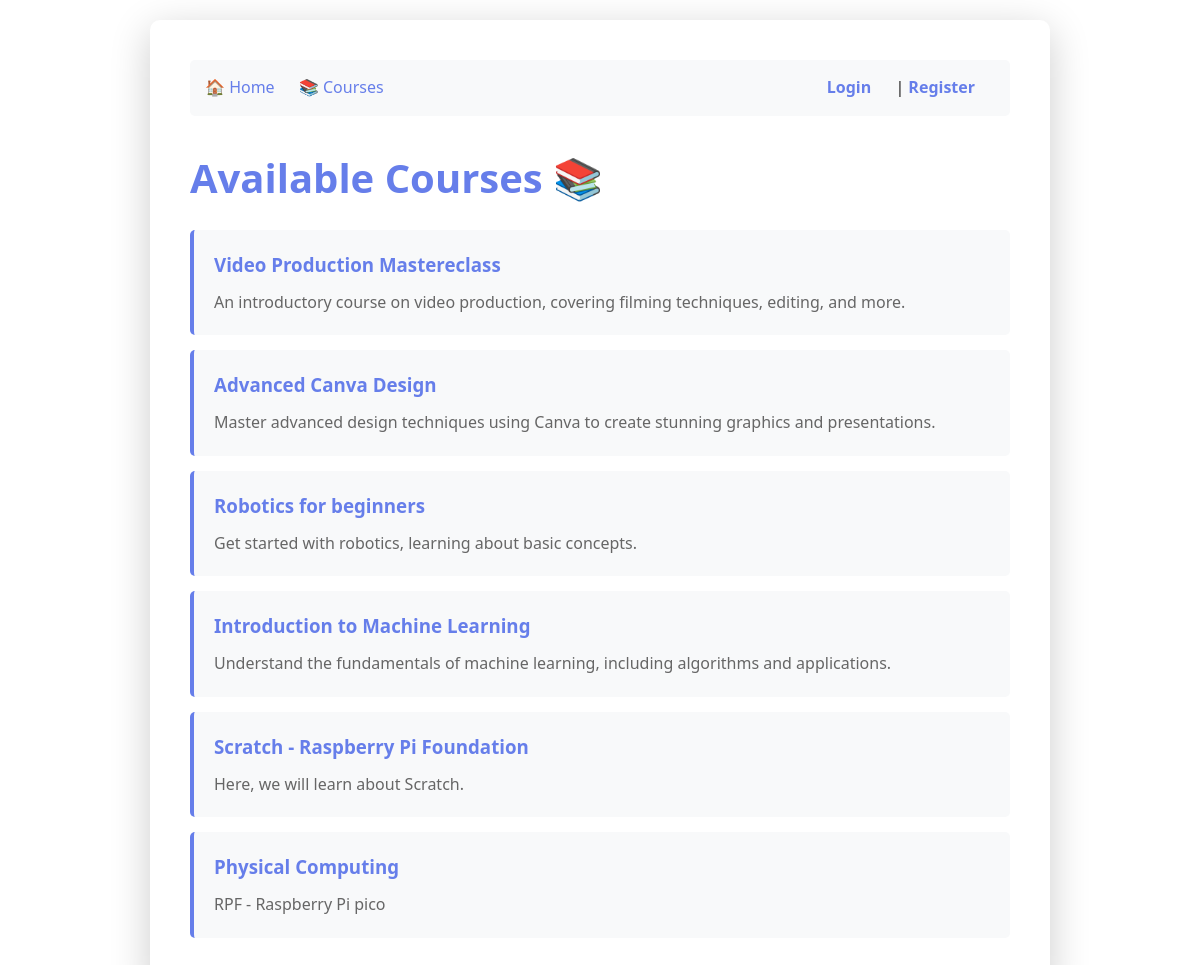
The app's page /courses, older data.
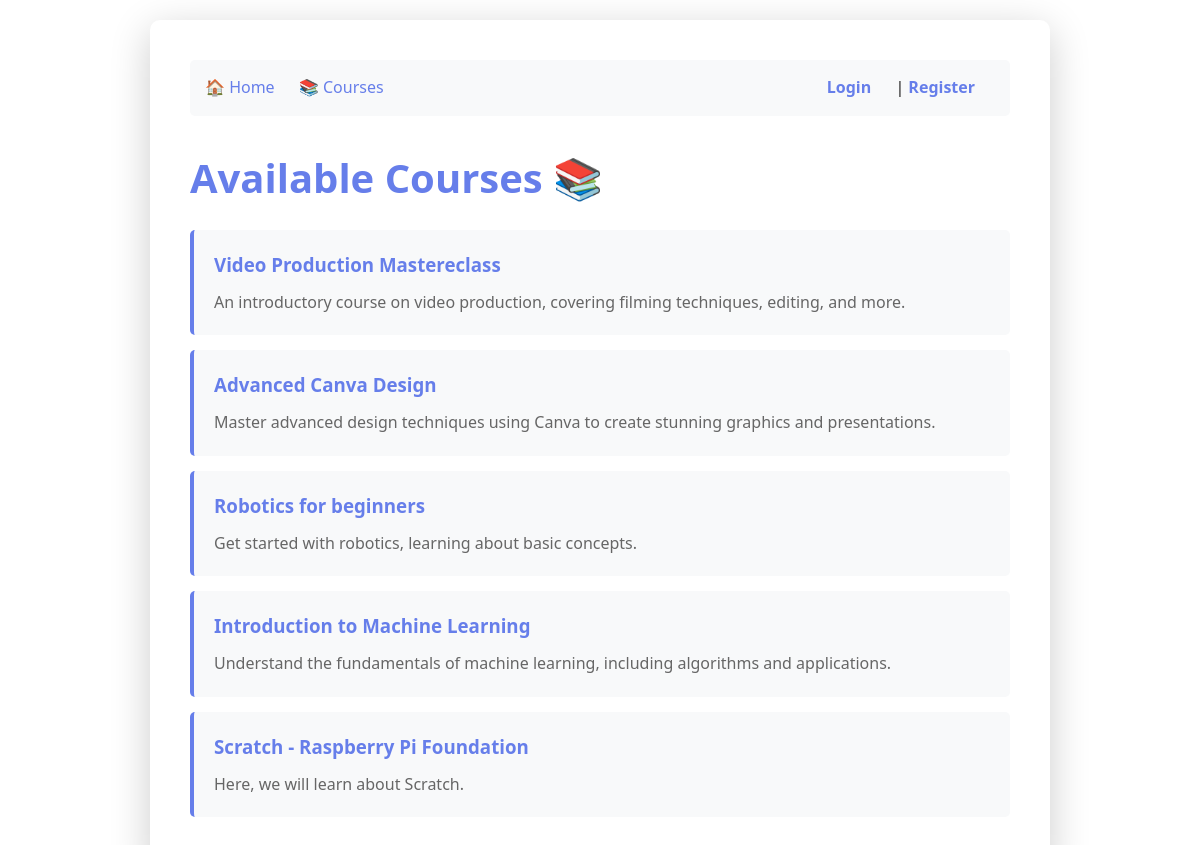
The same page, newer data.
### tables this page shows
CREATE TABLE courses (
                   id INTEGER PRIMARY KEY,
                   title TEXT NOT NULL,
                   description TEXT NOT NULL
               , video_url TEXT);

### routes/courses.py (the view)
    @app.route('/courses')
    def courses():
        conn = get_db_connection()
        courses_list = conn.execute('SELECT * FROM courses').fetchall()
        conn.close()
        user = session.get('username')
        admin = is_admin()
        return render_template('courses.html', courses=courses_list, username=user, is_admin=admin)

### helpers.py (called while the page is built, shortened)
def get_db_connection():
    conn = sqlite3.connect('lms.db')
    conn.row_factory = sqlite3.Row
    return conn

def is_admin():
    if 'username' not in session:
        return False

### templates/courses.html (shortened to what this page needs)
{% extends "base.html" %}
{% block content %}
    <h1>Available Courses 📚</h1>
    <ul class="course-list">
        {% for course in courses %}
            <li class="course-item">
                <h3><a href="/course/{{ course.id }}">{{ course.title }}</a></h3>
                <p>{{ course.description }}</p>
            </li>
        {% endfor %}
    </ul>
{% endblock %}

### templates/base.html (shortened to what this page needs)
<!DOCTYPE html>
<html lang="en">
<head>
    <link rel="stylesheet" href="{{ url_for('static', filename='css/style.css') }}">
</head>
<body>
    <div class="container">
        <nav class="nav">
            <div>
                <a href="/">🏠 Home</a>
                <a href="/courses">📚 Courses</a>
            </div>
            <div class="user-info">
                {% if username %}
                    👤 {{ username }} | <a href="/logout">Logout</a>
                {% else %}
                    <a href="/login">Login</a> | <a href="/register">Register</a>
                {% endif %}
            </div>
        </nav>
        {% block content %}
        {% endblock %}
    </div>
</body>
</html>

### static/css/style.css (style rules this page uses)
* { margin: 0; padding: 0; box-sizing: border-box; }
body { font-family: 'Segoe UI', Tahoma, Geneva, Verdana, sans-serif; line-height: 1.6; color: #333; background-color: linear-gradient(135deg, #667eea 0%, #764ba2 100%); padding: 20px; }
.container { max-width: 900px; margin: 0 auto; background: white; padding: 40px; border-radius: 10px; box-shadow: 0 10px 40px rgba(0, 0, 0, 0.2); }
h1 { color: #667eea; margin-bottom: 20px; font-size: 2.5rem; }
a { color: #667eea; text-decoration: none; transition: color 0.3s ease; }
.nav { background: #f8f9fa; padding: 15px; border-radius: 5px; margin-bottom: 30px; display: flex; justify-content: space-between; align-self: center; }
.nav a { margin-right: 20px; }
.nav .user-info { color: #666; font-weight: bold; }
.course-list { list-style: none; padding: 0; }
.course-item { background: #f8f9fa; padding: 20px; margin-bottom: 15px; border-radius: 5px; border-left: 4px solid #667eea; transition: transform 0.2s, box-shadow 0.2s; }
.course-item h3 { color: #667eea; margin-bottom: 10px; }
.course-item p { color: #666; }

Row changes from the older to the newer data that the page shows:
removed courses: title "Physical Computing", description "RPF - Raspberry Pi pico"
